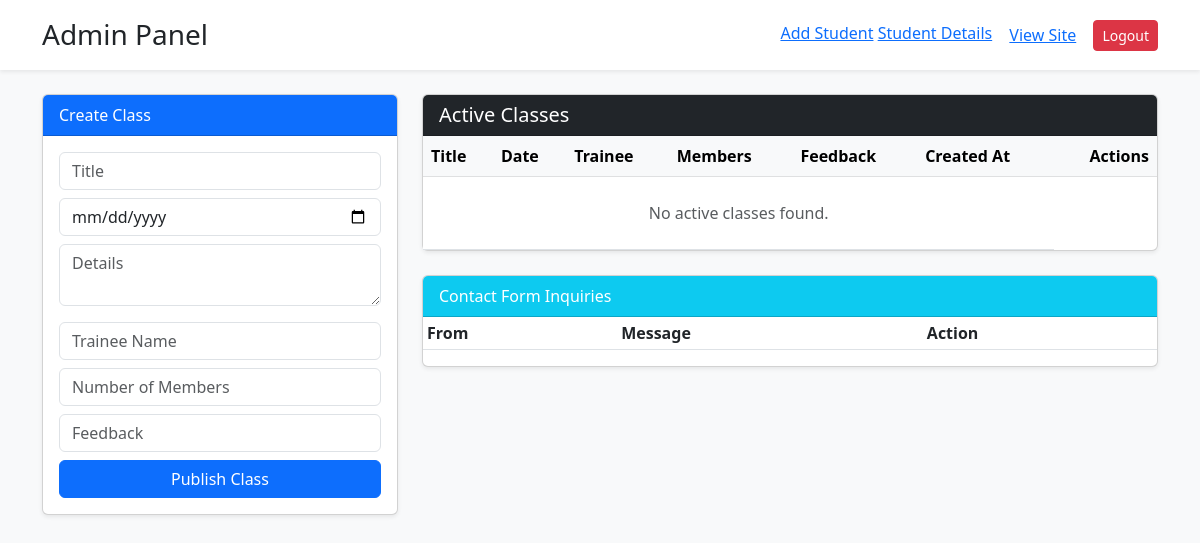
Page /admin (signed in) on the earlier database version.
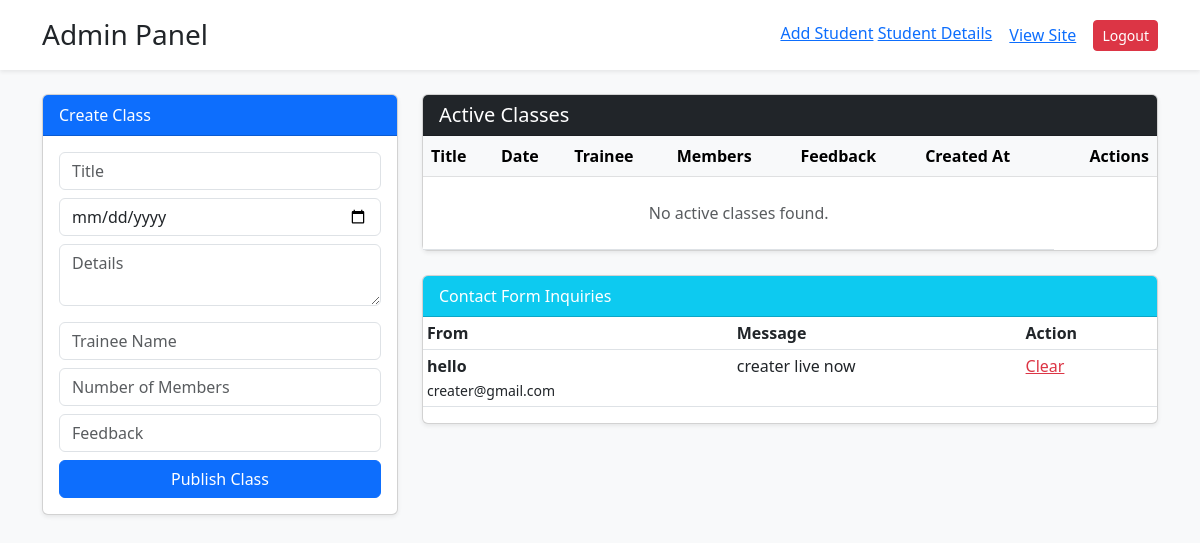
Same page on the later database version.
### app.py (models this page shows)
class Message(db.Model):
    id = db.Column(db.Integer, primary_key=True)
    name = db.Column(db.String(100))
    email = db.Column(db.String(100))
    content = db.Column(db.Text)

### app.py (the view)
@app.route('/admin')
@login_required
def admin_panel():
    classes = Class.query.all()
    messages = Message.query.all()
    return render_template('admin.html', classes=classes, messages=messages)

### app.py (called while the page is built)
@login_manager.user_loader
def load_user(user_id):
    return User.query.get(int(user_id))

### templates/admin.html (shortened to what this page needs)
<!DOCTYPE html>
<html lang="en">
  <head>
    <link href="https://cdn.jsdelivr.net/npm/bootstrap@5.3.0/dist/css/bootstrap.min.css" rel="stylesheet" />
    <link href="https://cdn.jsdelivr.net/npm/bootstrap@5.3.0/dist/css/bootstrap.min.css" rel="stylesheet" />
  </head>
  <body class="bg-light">
    <div class="container-fluid bg-white shadow-sm mb-4 p-3">
      <div class="container d-flex justify-content-between align-items-center">
        <h3 class="m-0 text-dark">Admin Panel</h3>
        <div>
            <a href="/admin/add_student">Add Student</a>
            <a href="/student_details">Student Details</a>
          <a href="/" class="btn btn-link">View Site</a>
          <a href="/logout" class="btn btn-danger btn-sm">Logout</a>
        </div>
      </div>
    </div>
    <div class="container">
      <div class="row">
        <div class="col-lg-4">
          <div class="card mb-4 shadow-sm">
            <div class="card-header bg-primary text-white">Create Class</div>
            <div class="card-body">
              <form action="/admin/add_class" method="POST">
                <input type="text" name="title" class="form-control mb-2" placeholder="Title" required />
                <input type="date" name="date" class="form-control mb-2" required />
                <textarea name="description" class="form-control mb-3" placeholder="Details" required></textarea>
                <input type="text" name="trainee_name" class="form-control mb-2" placeholder="Trainee Name" required />
                <input type="number" name="members" class="form-control mb-2" placeholder="Number of Members" required />
                <input type="text" name="feeback" class="form-control mb-2" placeholder="Feedback" required />
                <button class="btn btn-primary w-100">Publish Class</button>
              </form>
            </div>
          </div>
        </div>
        <div class="col-lg-8">
          <div class="card shadow-sm mb-4">
            <div class="card-header bg-dark text-white d-flex justify-content-between align-items-center">
              <h5 class="mb-0">Active Classes</h5>
            </div>
            <div class="table-responsive">
              <table class="table table-hover align-middle mb-0">
                <thead class="table-light">
                  <tr>
                    <th>Title</th>
                    <th>Date</th>
                    <th>Trainee</th>
                    <th>Members</th>
                    <th>Feedback</th>
                    <th>Created At</th>
                    <th class="text-end">Actions</th>
                  </tr>
                </thead>
                <tbody>
                  {% for c in classes %}
                    <tr>
                      <td>
                        <strong>{{ c.title }}</strong>
                        {% if c.description %}
                          <br /><small class="text-muted">{{ c.description }}</small>
                        {% endif %}
                      </td>
                      <td>{{ c.date }}</td>
                      <td>{{ c.trainee_name or 'N/A' }}</td>
                      <td>
                        <span class="badge bg-secondary">{{ c.members or 0 }}</span>
                      </td>
                      <td>{{ c.feeback or 'No feedback' }}</td>
                      <td>{{ c.created_at.strftime('%Y-%m-%d') if c.created_at else 'N/A' }}</td>
                      <td class="text-end">
                        <a href="{{ url_for('update_class', id=c.id) }}" class="btn btn-warning btn-sm me-1">Edit</a>
                        <a href="{{ url_for('delete_class', id=c.id) }}" class="btn btn-danger btn-sm" onclick="return confirm('Are you sure you want to delete this class?');">Delete</a>
                      </td>
                    </tr>
                  {% else %}
                    <tr>
                      <td colspan="6" class="text-center text-muted py-4">No active classes found.</td>
                    </tr>
                  {% endfor %}
                </tbody>
              </table>
            </div>
          </div>
          <div class="card shadow-sm">
            <div class="card-header bg-info text-white">Contact Form Inquiries</div>
            <div class="table-responsive">
              <table class="table table-sm">
                <thead>
                  <tr>
                    <th>From</th>
                    <th>Message</th>
                    <th>Action</th>
                  </tr>
                </thead>
                <tbody>
                  {% for m in messages %}
                    <tr>
                      <td>
                        <strong>{{ m.name }}</strong><br /><small>{{ m.email }}</small>
                      </td>
                      <td>{{ m.content }}</td>
                      <td>
                        <a href="/admin/delete_msg/{{ m.id }}" class="text-danger">Clear</a>
                      </td>
                    </tr>
                  {% endfor %}
                </tbody>
              </table>
            </div>
          </div>
        </div>
      </div>
    </div>
  </body>
</html>

Differences in the rows shown:
added Message: name "hello", email "creater@gmail.com", content "creater live now"
